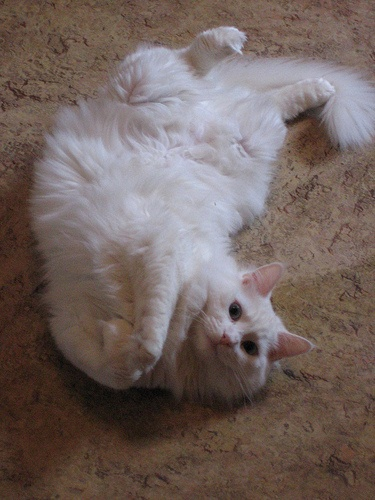
#> input picture imgs/cat.jpg, 375 x 500 px
$ jupyter execute PreLab.ipynb
#> lines starting #> are read from the running program, lines starting #| are printed output that depends on the picture
# EEC174AY Project A1: PreLab
You are NOT allowed to import any other libraries in this notebook otherwise points will be deducted. If you need to please confirm with the TA. ''' TODO ''' Indicates where your solution code should go. Please ensure code is readable easily.

[cell 1]
import cv2
import numpy as np
import matplotlib.pyplot as plt

## Part 1: Visualizing Ground Truth Bounding Boxes

The code below is provided to load `imgs/cats.jpg` and display it using [opencv](https://docs.opencv.org/4.x/).

You must add code to display the bounding boxes, which are given as `gt_boxes` in green color. These represent the ground truth bounding box coordinates in `[x, y, w, h]` format.

Please use `cv2.rectange()` to achieve this. Click [here](https://docs.opencv.org/4.x/dc/da5/tutorial_py_drawing_functions.html) to see hint.

[cell 2]
# Load the image
image_path = "imgs/cat.jpg"
image = cv2.imread(image_path)
#> image is the input picture: shape (500, 375, 3); mean B, G, R 95.3, 99.6, 114
image_rgb = cv2.cvtColor(image, cv2.COLOR_BGR2RGB)

# Ground truth bounding box [x, y, w, h]
gt_box = [34, 25, 303, 379]

green_box = (0, 255, 0)

# Use gt_boxes and display the bounding boxes in green color
cv2.rectangle(image_rgb, (gt_box[0], gt_box[1]), (gt_box[0] + gt_box[2], gt_box[1] + gt_box[3]), color = green_box, thickness = 3)
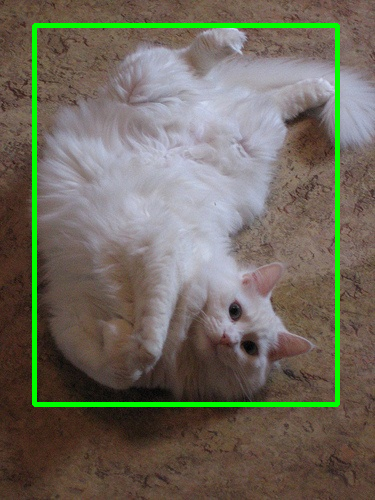
#> image_rgb: shape (500, 375, 3); mean R, G, B 110.6, 106, 92.8

# Display the image with bounding boxes using matplotlib
plt.imshow(image_rgb)
plt.axis('off')  # Hide axes
plt.show()

## Part 2: Implementing the IoU Function

Complete the `compute_iou()` function. This function should accept two bounding boxes and return the IoU value between them. Ensure that the function can handle edge cases (e.g., no overlap between the boxes).

(Hint: See Lecture W5L1_Object Detection Slide 11)

[cell 3]
def compute_iou(boxA, boxB):
    # box = [left, top, right, bottom]
    leftA, topA, rightA, botA = boxA[0], boxA[1], boxA[2], boxA[3]
    leftB, topB, rightB, botB = boxB[0], boxB[1], boxB[2], boxB[3]

    left_intersect = max(leftA, leftB)
    right_intersect = min(leftA + rightA, leftB + rightB)
    top_intersect = max(topA, topB)
    bot_intersect = min(topA + botA, topB + botB)

    area_intersect = max((left_intersect - right_intersect) * (top_intersect - bot_intersect), 0)
    area_boxA = rightA * botA
    area_boxB = rightB * botB

    area_union = area_boxA + area_boxB - area_intersect
    iou = area_intersect / area_union

    return iou

# Part 3: Visualizing Predicted Bounding Boxes and Computing IoUs

Four sets of predicted bounding boxes have been provided in `predictions`. The ground truth bounding boxes are in `gt_boxes`

For each set of predicted bounding boxes:
1. Draw the predicted boxes on a copy of the original image in red.
2. Draw the ground truth boxes on the same image in green.
3. Compute the IoU for predictions and ground truth.
4. Display the image with both the predicted and ground truth boxes. Use the title of the plot to display the maximum IoU value for each prediction.

You should have 4 images, each with a GT and prediction (1,2,3 or 4) bounbding box plotted (GT in green,. pred in red), and the IoU be the title of the images.

[cell 4]
# Predicted bounding boxes [x, y, w, h]
predictions = [
    [38, 28, 282, 371],  # Pred 1
    [50, 40, 240, 340],  # Pred 2
    [10, 10, 240, 340],  # Pred 3
    [10, 420, 80, 70]    # Pred 4
]

# For each predicted box, visualize it on the image individually (with GT)
#   and compute its IoU with the ground truth.

# Display images horizontally
fig, axes = plt.subplots(1, len(predictions), figsize = (15, 5))

green_box = (0, 255, 0)
red_box = (255, 0 , 0)

gt_boxes = [34, 25, 303, 379]

for i in range(len(predictions)):

    img_cpy = image_rgb.copy()

    pred_box = predictions[i]

    # Draw predicted boxes on copy of original image in red
    cv2.rectangle(img_cpy, (pred_box[0], pred_box[1]), (pred_box[0] + pred_box[2], pred_box[1] + pred_box[3]),
                    color = red_box, thickness = 3)

    # Draw ground truth boxes on copy of original image in green
    cv2.rectangle(image_rgb, (gt_box[0], gt_box[1]), (gt_box[0] + gt_box[2], gt_box[1] + gt_box[3]),
                  color = green_box, thickness = 3)

    # Compute IoU
    IoU = compute_iou(gt_box, pred_box)

    axes[i].imshow(img_cpy)
    axes[i].set_title("Pred %d - IoU: %.2f" % (i + 1, IoU))
    axes[i].axis('off')

plt.show()
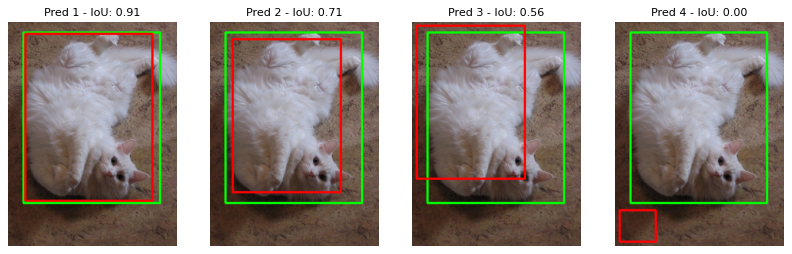
#> figure drawn by matplotlib, 4 panels

$ run again, with imgs/eagle.jpg copied over imgs/cat.jpg
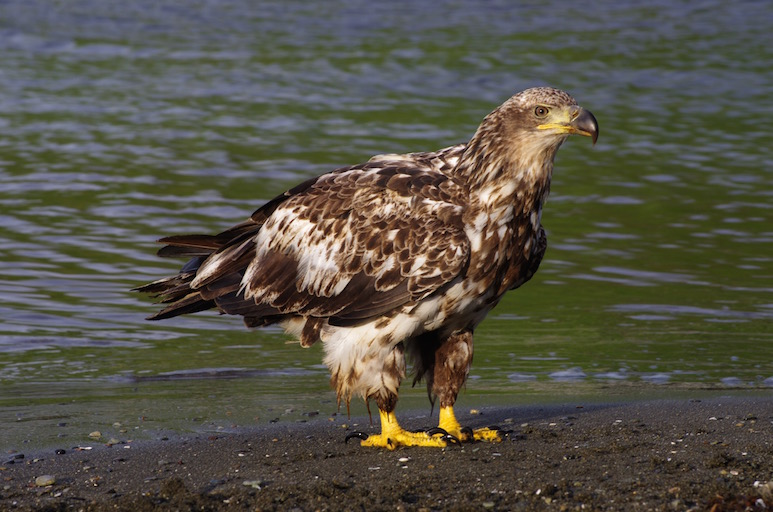
#> input picture imgs/eagle.jpg, 773 x 512 px
#> image is the input picture: shape (512, 773, 3); mean B, G, R 70.8, 82, 85.2
#> `cv2.rectangle(image_rgb, (gt_box[0], gt_box[1]), (gt_box[0] + gt_box[2..`:
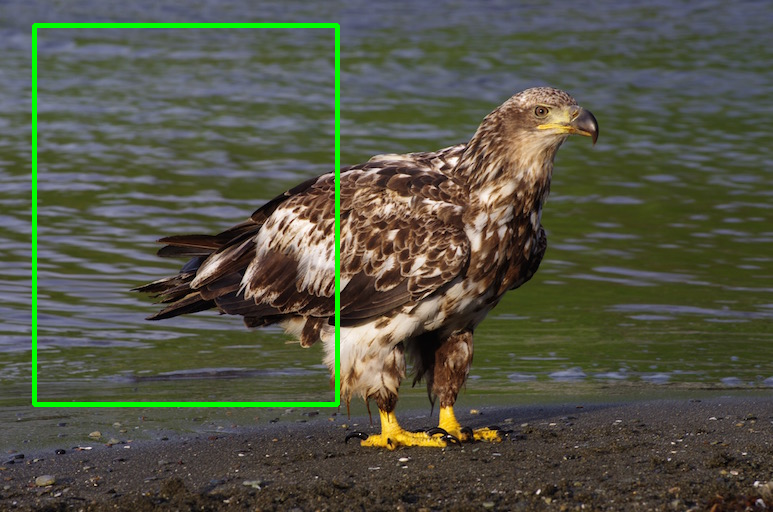
#> image_rgb: shape (512, 773, 3); mean R, G, B 83.6, 84.7, 69.2
#> `plt.show()`:
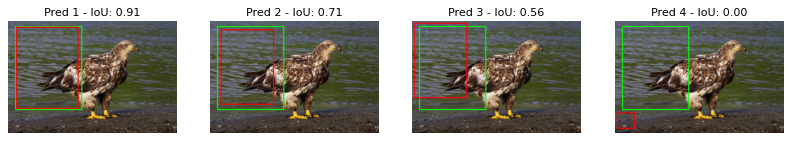
#> figure drawn by matplotlib, 4 panels

$ run again, with imgs/elephants.jpg copied over imgs/cat.jpg
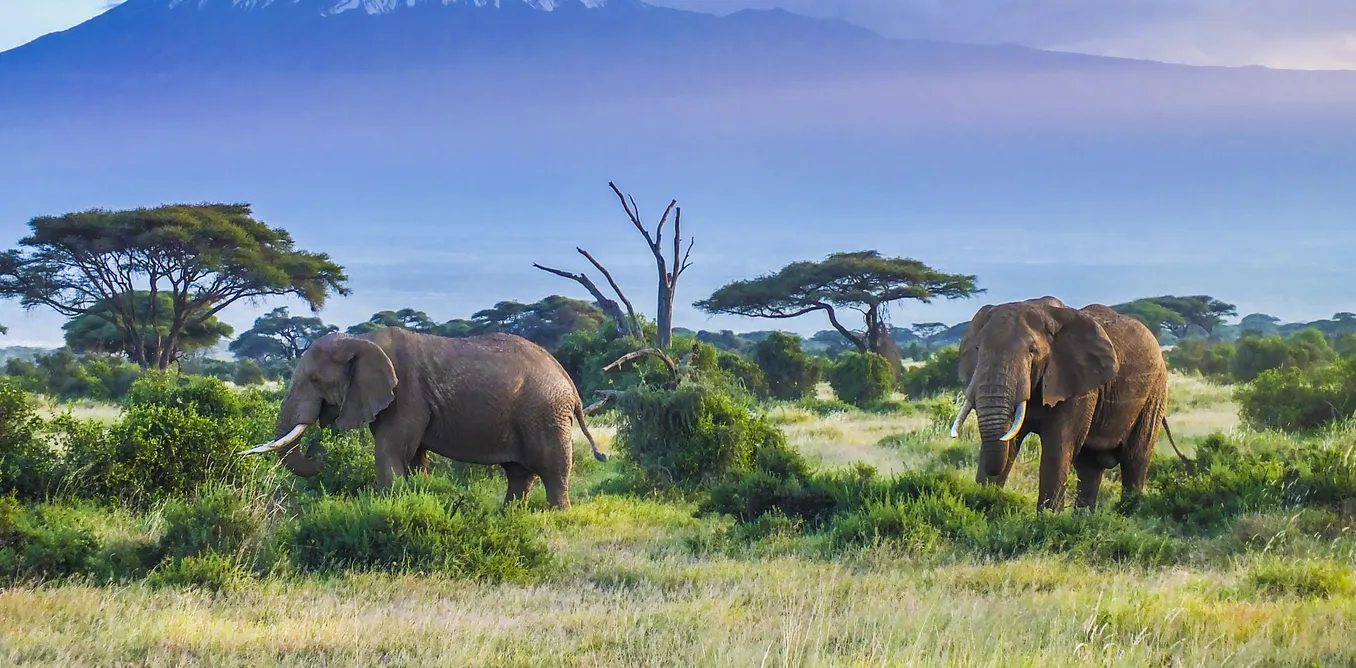
#> input picture imgs/elephants.jpg, 1356 x 668 px
#> image is the input picture: shape (668, 1356, 3); mean B, G, R 142.9, 138.3, 122.2
#> `cv2.rectangle(image_rgb, (gt_box[0], gt_box[1]), (gt_box[0] + gt_box[2..`:
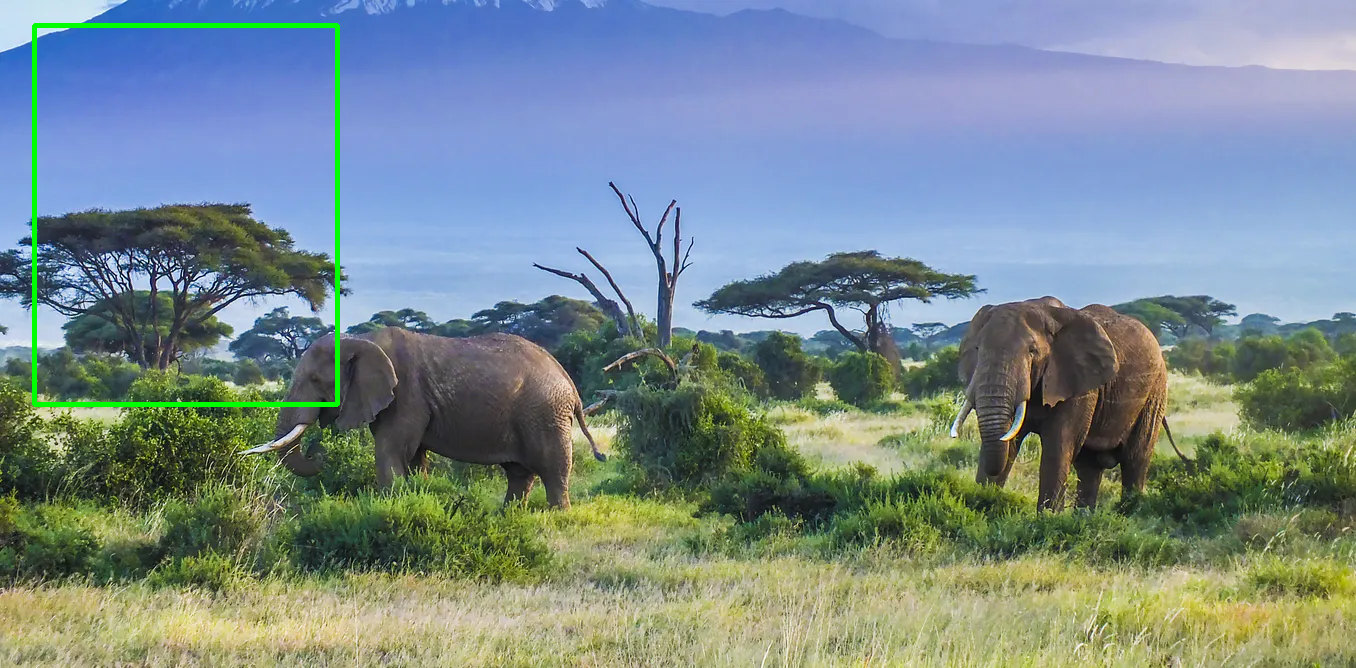
#> image_rgb: shape (668, 1356, 3); mean R, G, B 121.4, 139.2, 141.7
#> `plt.show()`:
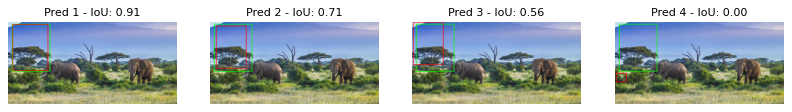
#> figure drawn by matplotlib, 4 panels
